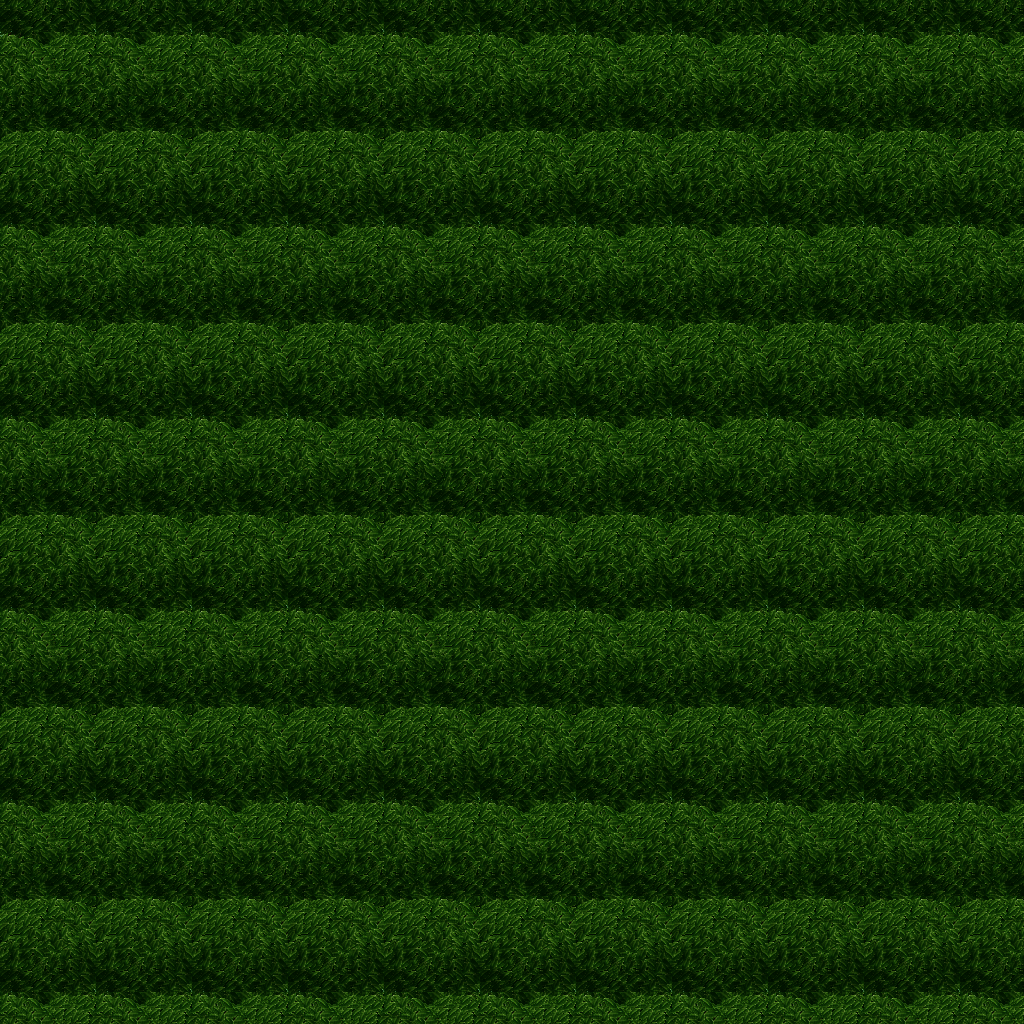

Tiled map render using the project's own tile images. Description and the map definition, with tile-layer contents summarised, below:
An orthogonal 32x32 tile map with 32x32 px tiles, 5 tile layers (Ground, Objects, Objects2, Above, ...), 1 hidden layer not drawn, 13 tilesets.

<map version="1.10" tiledversion="1.11.0" orientation="orthogonal" renderorder="right-down" width="32" height="32" tilewidth="32" tileheight="32" infinite="0" nextlayerid="11" nextobjectid="1">
 <tileset firstgid="1" name="ground_ground" tilewidth="32" tileheight="32" tilecount="33" columns="3">
  <image source="../drawable/ground_ground.png" width="96" height="352" />
 </tileset>
 <tileset firstgid="34" name="plant_grasses" tilewidth="32" tileheight="32" tilecount="6" columns="3">
  <image source="../drawable/plant_grasses.png" width="96" height="64" />
 </tileset>
 <tileset firstgid="40" name="plant_flower_daisy_white" tilewidth="32" tileheight="32" tilecount="8" columns="2">
  <image source="../drawable/plant_flower_daisy_white.png" width="64" height="128" />
 </tileset>
 <tileset firstgid="48" name="plant_flower_daisy_yellow" tilewidth="32" tileheight="32" tilecount="8" columns="2">
  <image source="../drawable/plant_flower_daisy_yellow.png" width="64" height="128" />
 </tileset>
 <tileset firstgid="56" name="plant_bush_bushes" tilewidth="32" tileheight="32" tilecount="10" columns="5">
  <image source="../drawable/plant_bush_bushes.png" width="160" height="64" />
 </tileset>
 <tileset firstgid="66" name="plant_tree_tree_darkgreen" tilewidth="32" tileheight="32" tilecount="88" columns="8">
  <image source="../drawable/plant_tree_tree_darkgreen.png" width="256" height="352" />
 </tileset>
 <tileset firstgid="154" name="logic_creature_elf" tilewidth="32" tileheight="32" tilecount="16" columns="8">
  <image source="../drawable/logic_creature_elf.png" width="256" height="64" />
 </tileset>
 <tileset firstgid="170" name="logic_creature_rodent" tilewidth="32" tileheight="32" tilecount="8" columns="8">
  <image source="../drawable/logic_creature_rodent.png" width="256" height="32" />
 </tileset>
 <tileset firstgid="178" name="logic_creature_animal" tilewidth="32" tileheight="32" tilecount="32" columns="8">
  <image source="../drawable/logic_creature_animal.png" width="256" height="128" />
 </tileset>
 <tileset firstgid="210" name="logic_item_resources" tilewidth="32" tileheight="32" tilecount="6" columns="6">
  <image source="../drawable/logic_item_resources.png" width="192" height="32" />
 </tileset>
 <tileset firstgid="216" name="logic_item_mushroom" tilewidth="32" tileheight="32" tilecount="6" columns="6">
  <image source="../drawable/logic_item_mushroom.png" width="192" height="32" />
 </tileset>
 <tileset firstgid="222" name="logic_collision" tilewidth="32" tileheight="32" tilecount="1" columns="1">
  <image source="../drawable/logic_collision.png" width="32" height="32" />
 </tileset>
 <tileset firstgid="223" name="logic_item_herb" tilewidth="32" tileheight="32" tilecount="5" columns="5">
  <image source="../drawable/logic_item_herb.png" width="160" height="32" />
 </tileset>
 <layer id="1" name="Ground" width="32" height="32">
  <data>[1024 cells, 1024 non-empty, 1 distinct tile ids]</data>
 </layer>
 <layer id="2" name="Objects" width="32" height="32">
  <data>[1024 cells, 27 non-empty, 2 distinct tile ids]</data>
 </layer>
 <layer id="3" name="Objects2" width="32" height="32">
  <data>[1024 cells, 1 non-empty, 1 distinct tile ids]</data>
 </layer>
 <layer id="4" name="Above" width="32" height="32">
  <data>[1024 cells, 1024 non-empty, 19 distinct tile ids]</data>
 </layer>
 <layer id="5" name="Above2" width="32" height="32">
  <data>[1024 cells, 0 non-empty, 0 distinct tile ids]</data>
 </layer>
 <layer id="6" name="Walkable" width="32" height="32" visible="0">
  <data>[1024 cells, 1022 non-empty, 1 distinct tile ids]</data>
 </layer>
 <objectgroup id="7" name="Mapevents" />
 <objectgroup id="8" name="Spawn" />
 <objectgroup id="9" name="Keys" />
 <objectgroup id="10" name="Replace" />
</map>
